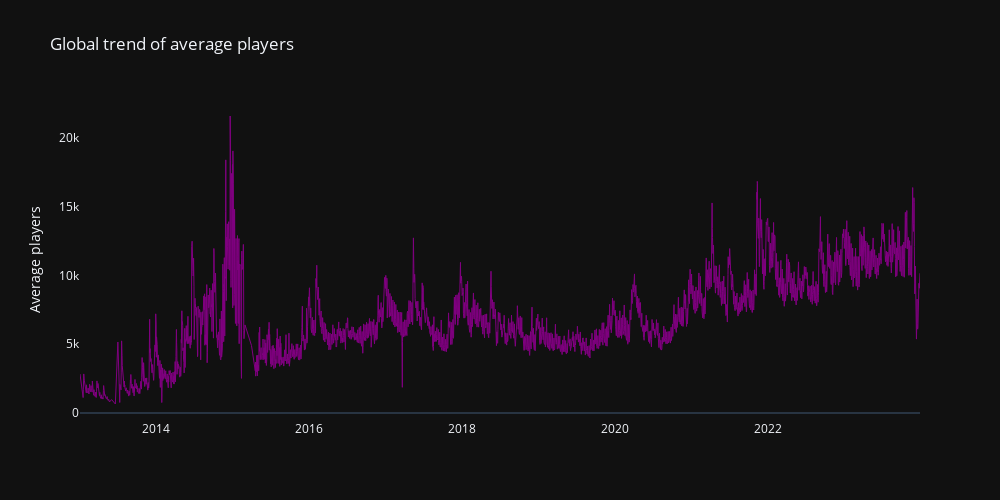

Notebook code cell kept with this figure:
### Markdown cell above
### Is sim racing getting more popular ?

### Code cell
# Group data to calculate the average players across all games
global_trend = df_resampled.groupby('datetime')['players'].mean().reset_index()

# Create line chart for global trend
fig = go.Figure()

fig.add_trace(
    go.Scatter(
        x=global_trend['datetime'],
        y=global_trend['players'],
        mode='lines',
        name='Global Trend',
        line=dict(color='purple', width=1)
    )
)

fig.update_layout(
    title='Global trend of average players',
    width=1000,
    height=500,
    yaxis_title='Average players',
    template='plotly_dark',
    xaxis=dict(showgrid=False),
    yaxis=dict(showgrid=False)
)

### Figure 1 — Plotly figure (JSON) as saved in the notebook; plotly's stock layout.template omitted (floating-point values rounded to 4 significant figures; data arrays with more than 128 entries replaced by an {"elided": "..."} marker saying what was removed)
{"data": [{"line": {"color": "purple", "width": 1}, "mode": "lines", "name": "Global Trend", "type": "scatter", "x": {"elided": "3907 str values"}, "y": {"elided": "3907 float values"}}], "layout": {"height": 500, "title": {"text": "Global trend of average players"}, "width": 1000, "xaxis": {"showgrid": false}, "yaxis": {"showgrid": false, "title": {"text": "Average players"}}}}
